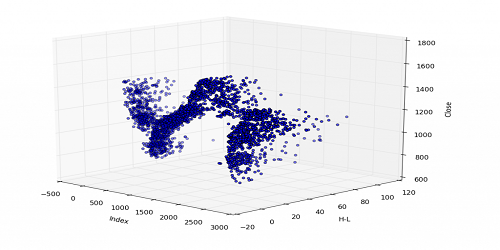
#> input picture 003_P2_Histogramas/3D-Matplotlib.png, 500 x 250 px
$ python Ec_Histogr.py
#> lines starting #> are read from the running program, lines starting #| are printed output that depends on the picture
import cv2
import numpy as np
import matplotlib.pyplot as plt

# Cargar imágenes y convertir a escala de grises
img1 = cv2.imread('3D-Matplotlib.png')
#> img1 is the input picture: shape (250, 500, 3); mean B, G, R 240.9, 235.7, 235.7
img2 = cv2.imread('mainsvmimage.png')
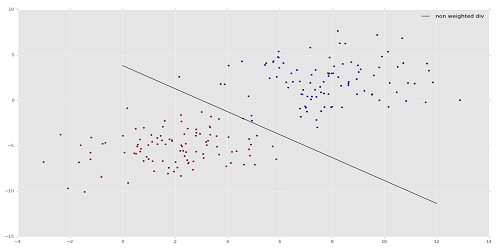
#> input picture 003_P2_Histogramas/mainsvmimage.png, 500 x 250 px
#> img2 is the input picture: shape (250, 500, 3); mean B, G, R 231.8, 231.6, 231.8

img1_gray = cv2.cvtColor(img1, cv2.COLOR_BGR2GRAY)
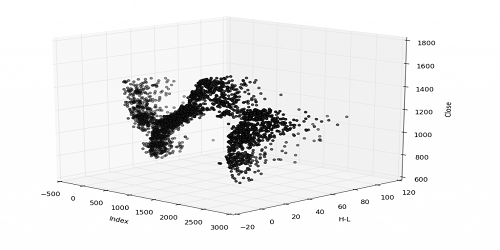
#> img1_gray: shape (250, 500); min 0, max 255, mean 236.3
img2_gray = cv2.cvtColor(img2, cv2.COLOR_BGR2GRAY)

# Redimensionar la segunda imagen al tamaño de la primera
img2_gray_resized = cv2.resize(img2_gray, (img1_gray.shape[1], img1_gray.shape[0]))

# -------- HISTOGRAMA ORIGINAL Y ECUALIZACIÓN --------
hist_orig = cv2.calcHist([img1_gray], [0], None, [256], [0, 256])
#> hist_orig = 256 values, max 35373 at index 254, min 12 at index 198, mean 488.3
img_eq = cv2.equalizeHist(img1_gray)
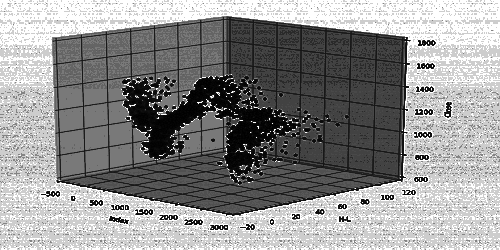
#> img_eq: shape (250, 500); min 0, max 255, mean 145.6
hist_eq = cv2.calcHist([img_eq], [0], None, [256], [0, 256])
#> hist_eq = 256 values, max 35373 at index 205, min 0 at index 23, mean 488.3

# -------- OPERACIONES ARITMÉTICAS --------
suma = cv2.add(img1_gray, img2_gray_resized)
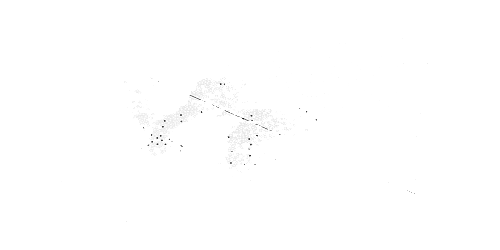
#> suma: shape (250, 500); min 16, max 255, mean 254.6
resta = cv2.subtract(img1_gray, img2_gray_resized)
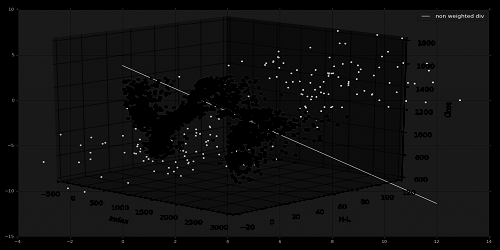
#> resta: shape (250, 500); min 0, max 242, mean 16

# Reducción
reduccion = cv2.resize(img1_gray, (img1_gray.shape[1]//2, img1_gray.shape[0]//2))

# Rotación
(h, w) = img1_gray.shape
#> h = 250; w = 500
M = cv2.getRotationMatrix2D((w//2, h//2), 45, 1)
rotada = cv2.warpAffine(img1_gray, M, (w, h))
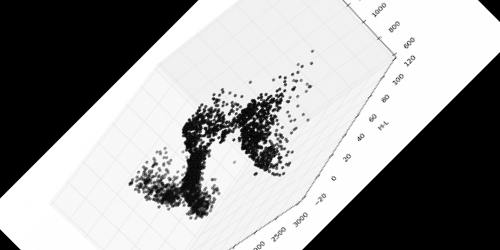
#> rotada: shape (250, 500); min 0, max 255, mean 156.7

# -------- VISUALIZACIÓN EN SUBPLOTS --------
fig, axs = plt.subplots(3, 3, figsize=(16, 12))

# Fila 1: Imagen original, histograma original, imagen ecualizada
axs[0, 0].imshow(img1_gray, cmap='gray')
axs[0, 0].set_title("Imagen original")
axs[0, 0].axis('off')

axs[0, 1].plot(hist_orig, color='black')
axs[0, 1].set_title("Histograma original")

axs[0, 2].imshow(img_eq, cmap='gray')
axs[0, 2].set_title("Imagen ecualizada")
axs[0, 2].axis('off')

# Fila 2: Histograma ecualizado, imagen suma, imagen resta
axs[1, 0].plot(hist_eq, color='black')
axs[1, 0].set_title("Histograma ecualizado")

axs[1, 1].imshow(suma, cmap='gray')
axs[1, 1].set_title("Suma")
axs[1, 1].axis('off')

axs[1, 2].imshow(resta, cmap='gray')
axs[1, 2].set_title("Resta")
axs[1, 2].axis('off')

# Fila 3: Imagen reducida, imagen rotada, imagen2 redimensionada
axs[2, 0].imshow(reduccion, cmap='gray')
axs[2, 0].set_title("Reducción de tamaño")
axs[2, 0].axis('off')

axs[2, 1].imshow(rotada, cmap='gray')
axs[2, 1].set_title("Rotación 45°")
axs[2, 1].axis('off')

axs[2, 2].imshow(img2_gray_resized, cmap='gray')
axs[2, 2].set_title("Imagen 2 redimensionada")
axs[2, 2].axis('off')

plt.tight_layout()
plt.show()
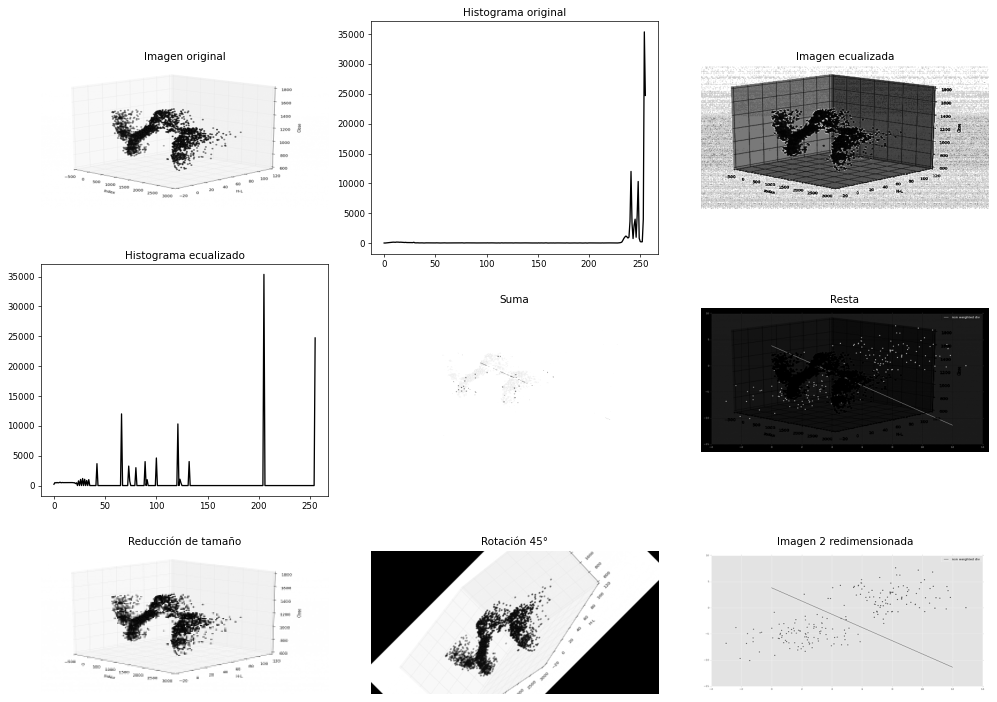
#> figure drawn by matplotlib, 9 panels; panel 2: curve peaks at x = 254, y = 35373; panel 4: curve peaks at x = 205, y = 35373
